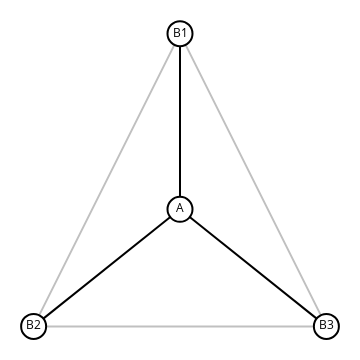

The cell this chart's notebook holds for it:
### Markdown cell above
Primeiro grafo:

### Code cell
g1 = load_graph('power-1.gml')

show_graph(g1)

### Figure 1 — Plotly figure (JSON) as saved in the notebook; plotly's stock layout.template omitted (floating-point values rounded to 4 significant figures)
{"data": [{"hoverinfo": "none", "line": {"color": "rgb(192, 192, 192)", "width": 2}, "mode": "lines", "x": [0.5, 0, null, 0.5, 1, null, 0, 1, null], "y": [1, 0, null, 1, 0, null, 0, 0, null]}, {"hoverinfo": "none", "line": {"color": "rgb(0, 0, 0)", "width": 2}, "mode": "lines", "x": [0.5, 0.5, null, 0.5, 0, null, 0.5, 1, null], "y": [0.4, 1, null, 0.4, 0, null, 0.4, 0, null]}, {"hoverinfo": "none", "marker": {"color": "rgb(255, 255, 255)", "line": {"color": "rgb(0, 0, 0)", "width": 2}, "size": 25}, "mode": "markers+text", "text": ["A", "B1", "B2", "B3"], "textfont": {"color": "rgb(0, 0, 0)"}, "textposition": "middle center", "x": [0.5, 0.5, 0, 1], "y": [0.4, 1, 0, 0]}], "layout": {"height": 360, "margin": {"b": 0, "l": 0, "r": 0, "t": 0}, "showlegend": false, "width": 360, "xaxis": {"showgrid": false, "showticklabels": false, "zeroline": false}, "yaxis": {"showgrid": false, "showticklabels": false, "zeroline": false}}}
